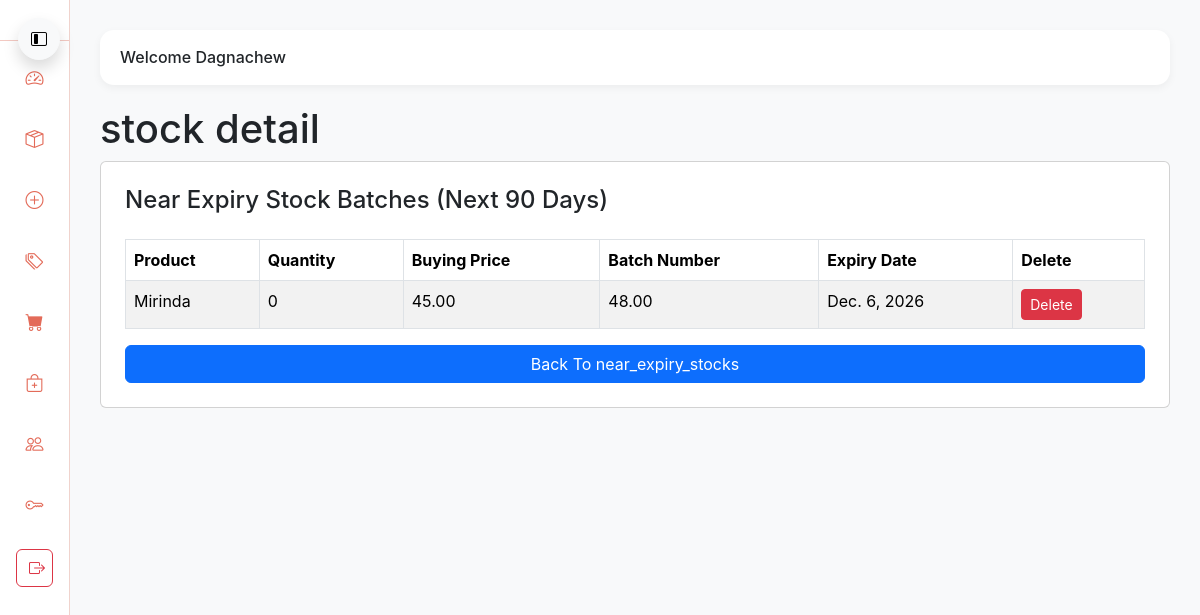
Screenshot of /stock_deatil/7/ (signed in) with the database file from the repository.
### authentication/models.py (models this page shows, shortened)
class CustomUser(AbstractUser):
    class UserType(models.TextChoices):
        ADMIN = "admin", "Admin"
        CASHIER = "cashier", "Cashier"
    user_type = models.CharField(
        max_length=20,
        choices=UserType.choices,
        default=UserType.CASHIER
    )
    middle_name = models.CharField(max_length=100, null=True, blank=True)
    company = models.ForeignKey(Company, on_delete=models.CASCADE)

### myapp/models.py (models this page shows, shortened)
class Stock(models.Model):
    company = models.ForeignKey(Company, on_delete=models.CASCADE, null=True, blank=True)
    product = models.ForeignKey(Product,related_name="batches", on_delete=models.CASCADE)
    quantity = models.PositiveIntegerField()
    buying_price = models.DecimalField(max_digits=10, decimal_places=2)
    batch_number = models.CharField(max_length=100, blank=True, null=True)
    expiry_date = models.DateField(blank=True, null=True)
    added_at = models.DateTimeField(auto_now_add=True)

class Product(models.Model):
    company = models.ForeignKey(Company, on_delete=models.CASCADE, null=True, blank=True)
    name = models.CharField(max_length=200)
    category = models.ForeignKey(Category, on_delete=models.SET_NULL, null=True)
    barcode = models.CharField(max_length=100, blank=True, null=True)
    selling_price = models.DecimalField(max_digits=10, decimal_places=2)
    low_stock_threshold = models.PositiveIntegerField(default=10)  # NEW FIELD
    created_at = models.DateTimeField(auto_now_add=True)

### myapp/views.py (the view)
# urls.py: path('stock_deatil/<int:stock_id>/', views.stock_deatil, name='stock_deatil'),
@login_required(login_url='/accounts/login')
@user_passes_test(is_admin)
def stock_deatil(request, stock_id):
    stock = get_object_or_404(Stock, id = stock_id)
    context = {
        'stock': stock,
    }
    return render(request, 'stock_detail.html', context)

### authentication/views.py (called while the page is built)
def is_admin(user):
    return user.user_type == 'admin'

### template/stock_detail.html
{% extends 'base.html' %}
{% block content %}
<h1>stock detail</h1>
{% if stock %}
<div class="card card-simple p-4">
    <h4>Near Expiry Stock Batches (Next 90 Days)</h4>
    <table class="table table-striped table-bordered mt-3">
        <thead>
            <tr>
                <th>Product</th>
                <th>Quantity</th>
                <th>Buying Price</th>
                <th>Batch Number</th>
                <th>Expiry Date</th>
                <th>Delete</th>
            </tr>
        </thead>
        <tbody>
            <tr>
                <td>{{ stock.product.name }}</td>
                <td>{{ stock.quantity }}</td>
                <td>{{ stock.buying_price }}</td>
                <td>{{ stock.product.selling_price }}</td>
                <td>{{ stock.expiry_date }}</td>
                <td>
                    <a href="{% url 'delete_stock' stock.id %}" class="btn btn-danger btn-sm text-white"> Delete </a>
                </td>
            </tr>
        </tbody>
    </table>
    <a href="{% url 'near_expiry_stocks' %}" class="btn btn-primary btn-md">Back To near_expiry_stocks</a>
</div>
{% endif %}
{%endblock%}

### template/base.html (shortened to what this page needs)
<!DOCTYPE html>
<html lang="en">
<head>
    <link href="https://cdn.jsdelivr.net/npm/bootstrap@5.3.3/dist/css/bootstrap.min.css" rel="stylesheet">
    <link href="https://cdn.jsdelivr.net/npm/bootstrap-icons@1.11.1/font/bootstrap-icons.css" rel="stylesheet">
</head>
<body>
    <div class="sidebar collapsed ">
        <div>
            <button class="btn btn-light shadow sidebar-toggle" onclick="toggleSidebar()">
                <i class="bi bi-layout-sidebar-inset"></i>
            </button>
        </div>
        <a href="{% url 'home' %}" class="{% if request.resolver_match.url_name == 'home' %}active{% endif %}">
            <i class="bi bi-speedometer2"></i>
        </a>
        <a href="{% url 'products' %}" class="{% if request.resolver_match.url_name == 'products' %}active{% endif %}">
            <i class="bi bi-box-seam"></i>
        </a>
        <a href="{% url 'add_product' %}" class="{% if request.resolver_match.url_name == 'add_product' %}active{% endif %}">
            <i class="bi bi-plus-circle"></i>
        </a>
        <a href="{% url 'add_category' %}" class="{% if request.resolver_match.url_name == 'add_category' %}active{% endif %}">
            <i class="bi bi-tags"></i>
        </a>
        <a href="{% url 'sales' %}" class="{% if request.resolver_match.url_name == 'sales' %}active{% endif %}">
            <i class="bi bi-cart-fill"></i>
        </a>
        <a href="{% url 'add_sale' %}" class="{% if request.resolver_match.url_name == 'add_sale' %}active{% endif %}">
            <i class="bi bi-bag-plus"></i>
        </a>
        <a href="{% url 'manage_users' %}" class="{% if request.resolver_match.url_name == 'manage_users' %}active{% endif %}">
            <i class="bi bi-people"></i>
        </a>
        <a href="{% url 'password_change' %}">
            <i class="bi bi-key"></i>
        </a>
        <form method="POST" action="{% url 'logout' %}" class="m-3">
            <button type="submit" class="btn btn-outline-danger w-100">
                <i class="bi bi-box-arrow-right"></i>
            </button>
        </form>
    </div>
    <div class="main-content collapsed">
        <div class="top-bar">
            <h6 class="m-0">Welcome {{ request.user.first_name }}</h6>
        </div>
        {% block content %}
        {% endblock %}
    </div>
</body>
</html>

### template/base.html (style rules this page uses)
:root { --coral: #ff7f6b; --coral-dark: #e36b59; --sidebar-bg: #ffffff; --sidebar-text: #3a3a3a; --sidebar-hover: #ffe5e0; }
body { font-family: 'Inter', sans-serif; background: #f8f9fa; }
.sidebar { width: 240px; height: 100vh; background: var(--sidebar-bg); border-right: 1px solid #f0d3cd; padding-top: 20px; position: fixed; transition: width 0.3s ease; overflow-x: hidden; z-index: 1000; }
.sidebar.collapsed { width: 70px; }
.sidebar a { color: var(--sidebar-text); padding: 14px 20px; display: flex; align-items: center; gap: 12px; font-size: 15px; text-decoration: none; transition: 0.25s; border-radius: 10px; margin: 6px 10px; }
.sidebar a i { font-size: 18px; color: var(--coral-dark); }
.sidebar.collapsed a { justify-content: center; }
.main-content { margin-left: 240px; padding: 30px; transition: margin-left 0.3s ease; }
.main-content.collapsed { margin-left: 70px; }
.top-bar { background: #ffffff; padding: 18px 20px; border-radius: 14px; box-shadow: 0 3px 8px rgba(0,0,0,0.05); margin-bottom: 20px; display: flex; align-items: center; gap: 12px; }
.sidebar-toggle { position: fixed; top: 18px; left: 18px; z-index: 1100; width: 42px; height: 42px; border-radius: 50%; }

### rows the page displays
CustomUser: user.first_name "Dagnachew"
Stock: product.name "Mirinda", quantity "0", buying_price "45.00", product.selling_price "48.00", expiry_date "Dec. 6, 2026"
